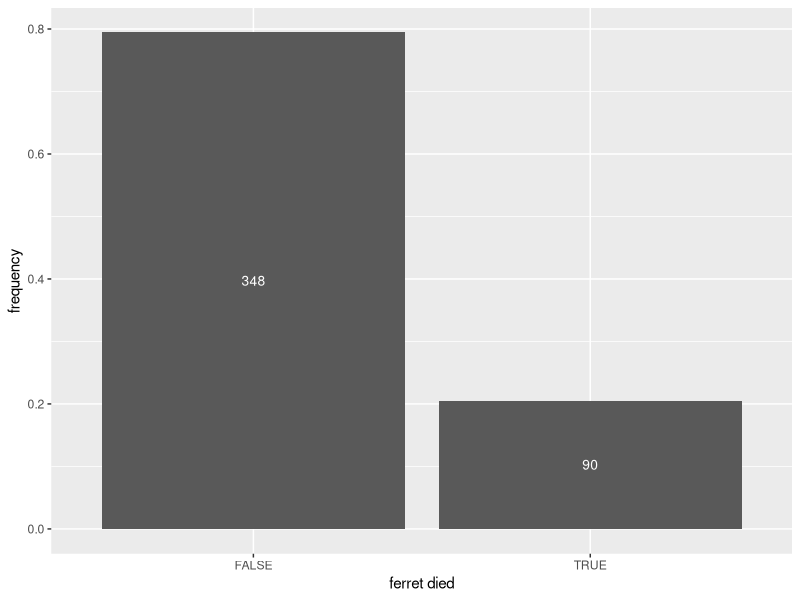
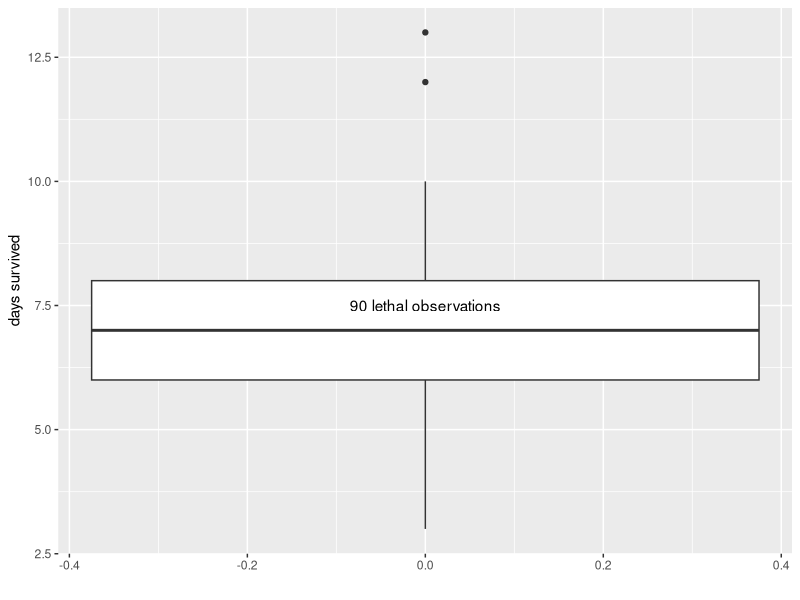

These figures' R source, in order:
## ---- chunk 1
#install.packages("ggplot2")
library(ggplot2)

#install.packages("dplyr")
library(dplyr)

#install.packages("here")
library(here)

## ---- chunk 2
# load dataset
ferret_IAV_data <- read.csv(here("cdc-exercise", "data", "IAV_morbidity_and_titer_measurements_ferrets.csv"))

# view dataset 
str(ferret_IAV_data)
## ---- chunk 3
# select variables from dataset
ferret_IAV_data = ferret_IAV_data %>%
  select(-c("expt", "NW_typical", "RD_trans", "Origin", "temp_5", "temp_5_day"))

# view pruned dataset
str(ferret_IAV_data) #

summary(ferret_IAV_data)
## ---- chunk 4
# first, lets factor categorical variables
ferret_IAV_data = ferret_IAV_data %>%
  mutate("units" = factor(units), "HA" = factor(HA), "NA." = factor(NA.)) 

# now, lets replace binary character variables with logical values
ferret_IAV_data = ferret_IAV_data %>%
  mutate("lethal" = case_when(lethal == "true" ~ TRUE, lethal == "false" ~ FALSE),
         "HPAI" = case_when(HPAI == "true" ~ TRUE, HPAI == "false" ~ FALSE), 
         "HPAI_MBAA" = case_when(HPAI_MBAA == "true" ~ TRUE, HPAI_MBAA == "false" ~ FALSE))

# let's check that worked!
str(ferret_IAV_data)
summary(ferret_IAV_data) #logicals are locicals and factors are factors, both with count information

#note that we could have accomplished both in the same "pipe" - I've separated them here to make it clear what manipulation is being preformed on which columns :)
## ---- chunk 5
# which factor level of units has the greatest number of observations? 
units.counts = (summary(ferret_IAV_data$units)) #a named vector of counts of the number of observations for each level of variable "units"
which.units.max = names(units.counts)[which.max(units.counts)] #the name of the level of variable "units" with the greatest number of observations

# filtering for observations with titres given in units which.units.max 
ferret_IAV_data = ferret_IAV_data %>%
  filter(units == which.units.max)

# let's check that worked!
str(ferret_IAV_data)
summary(ferret_IAV_data)
## ---- chunk 6
ferret_IAV_data = ferret_IAV_data %>%
  mutate(lethal_day = case_when(lethal_day == 0 ~ NA, .default = lethal_day))
## ---- chunk 7
plot1 = ggplot() + geom_bar(data = ferret_IAV_data, aes(x = lethal, y = (..count..)/sum(..count..))) + 
  stat_count(data = ferret_IAV_data, geom = "text", colour = "white", size = 3.5, aes(x = lethal, label = ..count.., y = ..count../(2*nrow(ferret_IAV_data)))) +
  labs(x = "ferret died", y = "frequency")

plot1

plot2 = ferret_IAV_data %>%
  filter(lethal == T) %>%
  ggplot() + geom_boxplot(aes(y = lethal_day)) + 
  annotate(geom = "text", x = 0, y = 7.5, label = paste(sum(ferret_IAV_data$lethal==TRUE), "lethal observations")) +
  labs(x = "", y = "days survived")

plot2
## ---- chunk 8

table = ferret_IAV_data %>%
  select("HPAI", "lethal") %>%
  group_by(HPAI) %>%
  count(lethal)

plot3 = ferret_IAV_data %>%
  select("HPAI", "lethal") %>%
  filter(lethal == T) %>%
  ggplot() + geom_bar(aes(x = HPAI, y = (..count..)/sum(..count..))) + 
  stat_count(geom = "text", colour = "black", size = 3.5, aes(x = HPAI, label = paste(..count.., "observations"), y = ..count../(sum(ferret_IAV_data$lethal==T)))) +
  labs(x = "highly pathogenic HPAI", y = "frequency", title = "Percentage of dead ferrets infected with highly pathogenic HPAI")

plot4 = ferret_IAV_data %>%
  select("HPAI", "lethal") %>%
  filter(HPAI == T) %>%
  ggplot() + geom_bar(aes(x = lethal, y = (..count..)/sum(..count..))) + 
  stat_count(geom = "text", colour = "white", size = 3.5, aes(x = lethal, label = paste(..count.., "observations"), y = ..count../(2*sum(ferret_IAV_data$HPAI==T)))) +
  labs(x = "ferret died", y = "frequency", title = "Percentage ferrets infected with highly pathogenic HPAI that died")

